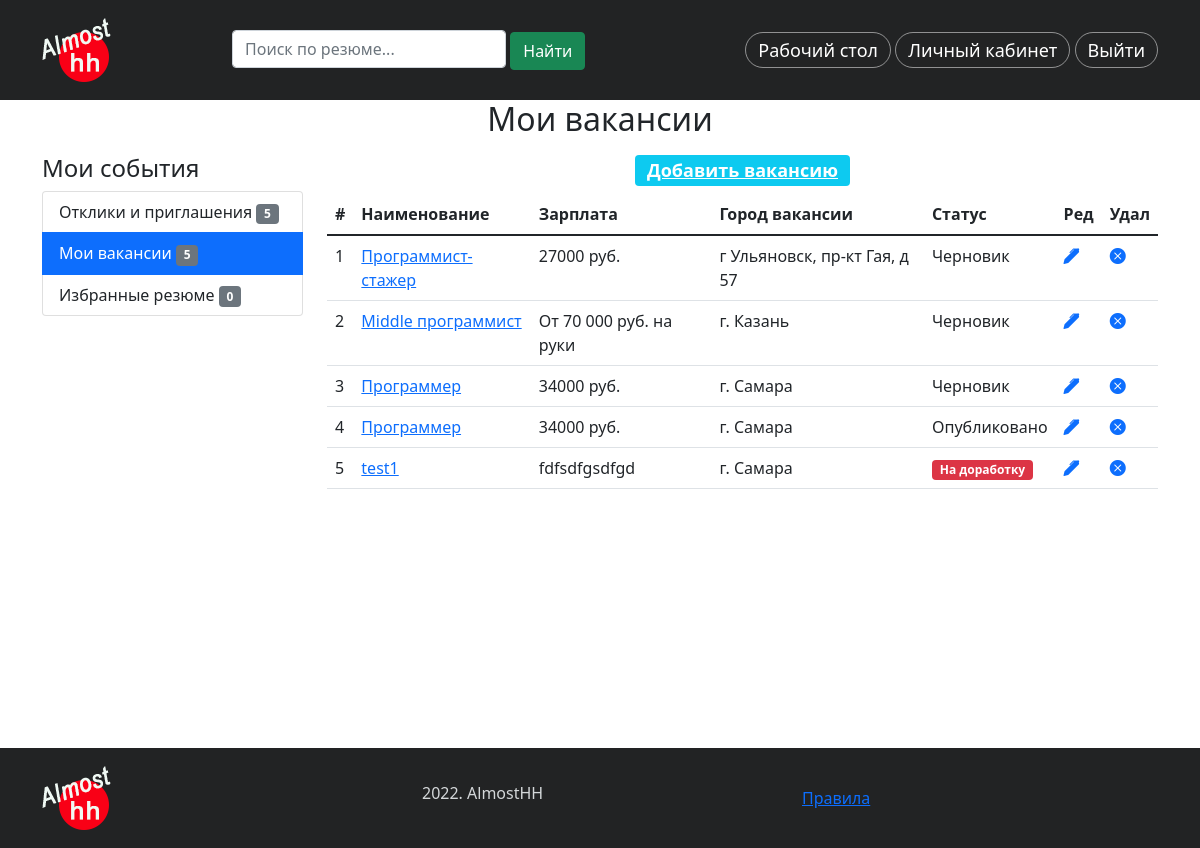
/portal/my_vacancies/ (signed in), run on an earlier commit of the app's database.
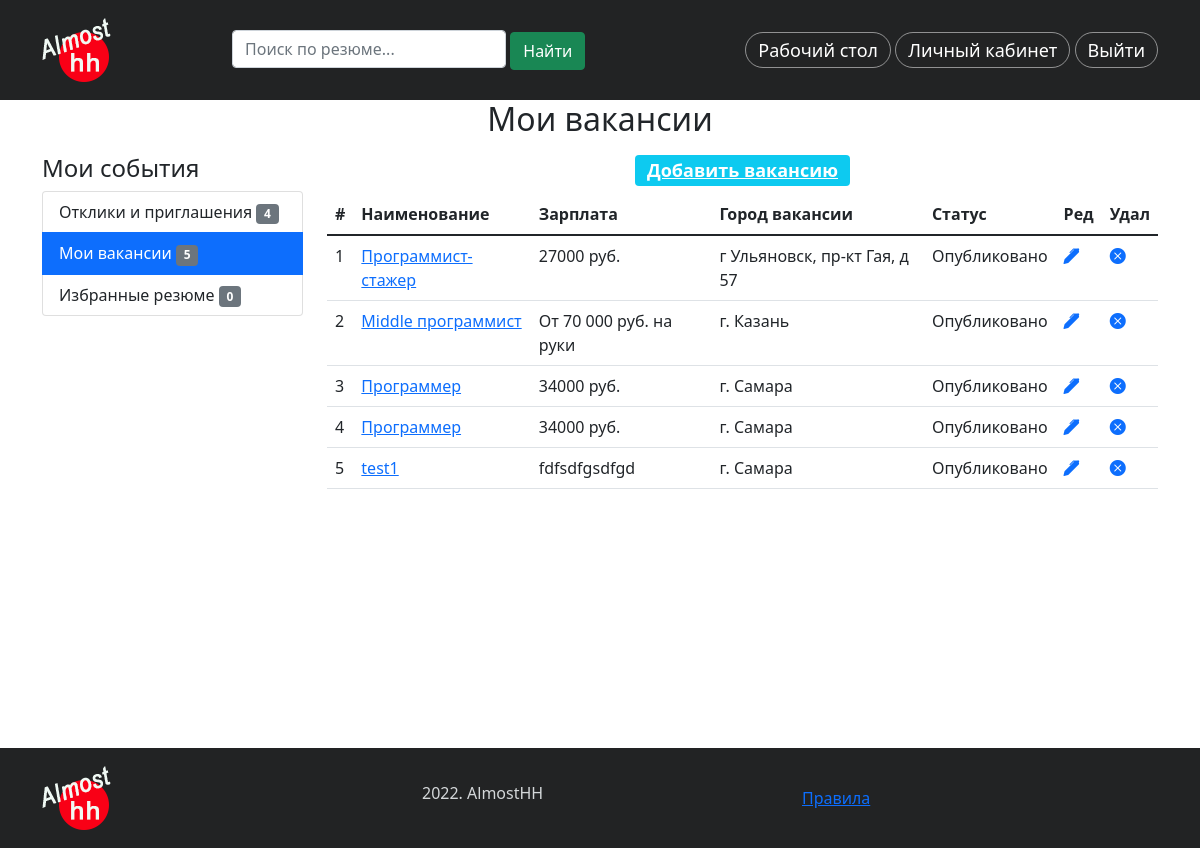
And on a later commit of the database.
### portal/models.py (models this page shows, shortened)
class Vacancy(models.Model):
    STATUS_CHOICES = (
        ('draft', 'Черновик'),
        ('send', 'Отправлено'),
        ('published', 'Опубликовано'),
        ('rework', 'На доработку'),
    )
    title = models.CharField(max_length=100, verbose_name='Наименование')
    slug = models.SlugField(max_length=100, verbose_name='Слаг')
    salary = models.CharField(max_length=150, verbose_name='Зарплата')
    company = models.ForeignKey(CompanyCard, on_delete=models.CASCADE,
                                verbose_name='Компания',
                                related_name='vacancies')
    description = models.TextField(verbose_name='Описание вакансии')
    address = models.CharField(max_length=200, verbose_name='Адрес вакансии')
    publish = models.DateTimeField(default=timezone.now)
    created = models.DateTimeField(auto_now_add=True)
    updated = models.DateTimeField(auto_now=True)
    comment = models.TextField(verbose_name='Комментарий', blank=True)
    status = models.CharField(max_length=15, choices=STATUS_CHOICES,
                              default='draft',
                              verbose_name='Статус')
    resumes = models.ManyToManyField('Resume', through='FeedbackAndSuggestion',
                                     through_fields=('vacancy', 'resume'),
                                     related_name='vacancies')

### portal/views.py (the view)
# urls.py: path(r'my_vacancies/', views.MyVacancies.as_view(), name='my_vacancies'),
class MyVacancies(LoginRequiredMixin, PermissionRequiredMixin, TemplateView):
    template_name = 'portal/account/my_vacancies.html'
    permission_required = 'portal.add_vacancy'
    def get_context_data(self, **kwargs):
        context = super(MyVacancies, self).get_context_data(**kwargs)
        context.update({'vacs': Vacancy.objects.filter(
            company=self.request.user.companycard),
                        'left_menu': 'my_vacs'}
                       )
        return context

### portal/templatetags/portal_tags.py (called while the page is built)
@register.simple_tag
def total_vacancies(user):
    return Vacancy.objects.filter(company__user=user).count()

@register.simple_tag
def total_feeds(user):
    if user.has_perm('portal.add_resume'):
        return FeedbackAndSuggestion.objects.filter(resume__user=user).count()
    else:
        return FeedbackAndSuggestion.objects.filter(
            vacancy__company__user=user).count()

### portal/templates/portal/account/my_vacancies.html (shortened to what this page needs)
{% extends "news/base.html" %}
{% block content %}
<div class="container">
    <div class="row">
        <div class="col text-center">
            <h1 class="mb-3">Мои вакансии </h1>
        </div>
    </div>
    <div class="row">
        <div class="col-3">
            <div class="left-menu">
                    {% include 'portal/account/includes/dashboard_menu.html' %}
            </div>
        </div>
        <div class="col-9">
            <h4 class=" text-center"><a href="{% url 'portal:add_vacancy' %}"
                       class="badge bg-info">Добавить вакансию</a></h4>
            <div class="my-vacancies">
                <table class="table">
                    <thead>
                        <tr>
                            <th>#</th>
                            <th>Наименование</th>
                            <th>Зарплата</th>
                            <th>Город вакансии</th>
                            <th>Статус</th>
                            <th>Ред</th>
                            <th>Удал</th>
                        </tr>
                    </thead>
                    <tbody>
                        {% for vac in vacs %}
                        <tr>
                            <td>{{ forloop.counter }}</td>
                            <td><a href="{% url 'portal:vacancy_detail' vac.id %}">{{ vac.title }}</a></td>
                            <td>{{ vac.salary }}</td>
                            <td>{{ vac.address }}</td>
                            {% if vac.get_status_display == 'На доработку' %}
                            <td><span class="badge bg-danger">{{ vac.get_status_display }}</span></td>
                            {% else %}
                            <td>{{ vac.get_status_display }}</td>
                            {% endif %}
                            <td><a href="{% url 'portal:edit_vacancy' vac.id %}"><i class="bi bi-pen-fill"></i></a></td>
                            <td><a href="{% url 'portal:delete_vacancy' vac.id %}"><i class="bi bi-x-circle-fill"></i></a></td>
                        </tr>
                        {% empty %}
                        <h5>Пока еще не добавлено ни одной вакансии</h5>
                        {% endfor %}
                    </tbody>
                </table>
            </div>
        </div>
    </div>
</div>
{% endblock %}

### portal/templates/portal/account/includes/dashboard_menu.html
{% load portal_tags %}
<h4>Мои события</h4>
<div class="list-group">
    <a href="{% url 'portal:feedback_list' %}" class="list-group-item list-group-item-action {% if left_menu == 'feed' %} active {% endif %}">Отклики и приглашения <span class="badge bg-secondary">{% total_feeds request.user %}</span></a>
    {% if perms.portal.change_profile %}
    <a href="{% url 'portal:my_resumes' %}" class="list-group-item list-group-item-action {% if left_menu == 'my_resumes' %} active {% endif %}">Мои резюме <span class="badge bg-secondary">{% total_resumes request.user %}</span></a>
    <a href="{% url 'favorites:favorites_list' %}" id="favorites" class="list-group-item list-group-item-action {% if left_menu == 'favs' %} active {% endif %}">Избранные вакансии <span class="badge bg-secondary"> 0 </span></a>
    {% else %}
    <a href="{% url 'portal:my_vacancies' %}" class="list-group-item list-group-item-action {% if left_menu == 'my_vacs' %} active {% endif %}">Мои вакансии <span class="badge bg-secondary">{% total_vacancies request.user %}</span></a>
    <a href="{% url 'favorites:favorites_list' %}" id="favorites" class="list-group-item list-group-item-action {% if left_menu == 'favs' %} active {% endif %}">Избранные резюме <span class="badge bg-secondary"> 0 </span></a>
    {% endif %}
</div>

What changed in the data, as far as the page shows it:
changed Vacancy "Программист-стажер": status "Черновик" → "Опубликовано"
changed Vacancy "Middle программист": status "Черновик" → "Опубликовано"
changed Vacancy (number 3 of 5 on the later page): status "Черновик" → "Опубликовано"
changed Vacancy "test1": status "На доработку" → "Опубликовано"
Also different on the page:
text no longer shown: "5"
text now shown: "4"
